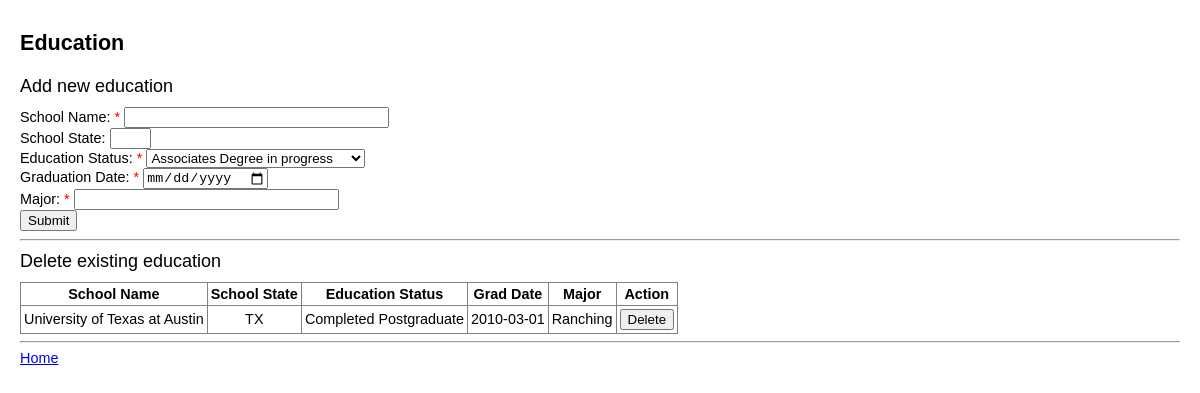
Page /web/education.php (signed in) on the committed database.
### tables this page shows
create table education
(
edu_id int not null auto_increment,
applicant_email varchar(255) not null,
school_name varchar(255) not null,
school_state varchar(255),
edu_status varchar(255) not null,
grad_date date not null,
major varchar(255) not null,
primary key (edu_id),
foreign key (applicant_email) references applicants(applicant_email)
);

### web/education.php (the view, shortened to what this page needs)
<?php
include 'resources/db_connect.php';
?>
<!doctype html>
<html>
<link rel="stylesheet" type="text/css" href="resources/style.css">
</head>
<body>
<div id='page_title'>
Education
</div>
<div id='content'>
<div class='section_head'>Add new education</div>
<form method='post' name='new_edu_form' action='<?php echo htmlspecialchars($_SERVER["PHP_SELF"]);?>' onsubmit="return validateNewEdu()">
School Name: <span class='red'>*</span> <input type='text' id='school_name' name='school_name' size='30' required><br>
School State: <input type='text' id='school_state' name='school_state' size='2' maxlength='2' onchange="this.value=this.value.toUpperCase()"><br>
Education Status: <span class='red'>*</span> <select id='edu_status' name='edu_status'>
  <option value='Associates in progress'>Associates Degree in progress</option>
</select><br>
Graduation Date: <span class='red'>*</span> <input type='date' id='grad_date' name='grad_date' required><br>
Major: <span class='red'>*</span> <input type='text' id='major' name='major' size='30' required><br>
<input type='submit' id='submit'><br>
</form>
<?php
$sql = "select * from education where applicant_email = '".$_SESSION['email']."'";
$result = mysqli_query($con,$sql);
if ( $result->num_rows != 0 ) {
  echo "<hr><div class='section_head'>Delete existing education</div>";
  echo "<table border='1' cellpadding='3'><th>School Name</th><th>School State</th><th>Education Status</th><th>Grad Date</th><th>Major</th><th>Action</th>";
  while($row = mysqli_fetch_array($result)) {
    $school_name = $row['school_name'];
    $school_state = $row['school_state'];
    $edu_status = $row['edu_status'];
    $grad_date = $row['grad_date'];
    $major = $row['major'];
    echo "<tr><form method='post' action='" . htmlspecialchars($_SERVER["PHP_SELF"]) . "' onsubmit='return confirm(".'"Are you sure you want to delete your education at '.$school_name.'?"'.")'>";
    echo "<td>$school_name</td>";
    echo "<td>$school_state</td>";
    echo "<td>$edu_status</td>";
    echo "<td>$grad_date</td>";
    echo "<td>$major</td>";
    echo "<td><input type='submit' value='Delete'></td>";
    echo "</form></tr>";
  }
  echo "</table>";
}
?>
<hr>
<a href='home.php'>Home</a><br>
</div>
</body>
</html>

### web/resources/style.css (style rules this page uses)
body { width: auto; margin: 0 auto; font-family: arial; font-size: .9em; padding-left: 20px; padding-right: 20px; }
#page_title { font-size: 150%; font-weight: bold; margin-top: 30px; margin-bottom: 20px; }
.section_head { margin-top: 10px; margin-bottom: 10px; font-size: 125%; }
#content { margin-top: 10px; }
.red { color: red; }
table { border-collapse:collapse; text-align:center; }

### rows in the picture
education: school_name "University of Texas at Austin", school_state "TX", edu_status "Completed Postgraduate", grad_date "2010-03-01", major "Ranching"
